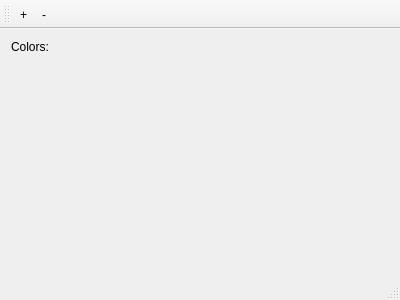
<?xml version="1.0" encoding="UTF-8"?>
<ui version="4.0">
 <class>MainWindow</class>
 <widget class="QMainWindow" name="MainWindow">
  <property name="geometry">
   <rect>
    <x>0</x>
    <y>0</y>
    <width>400</width>
    <height>300</height>
   </rect>
  </property>
  <property name="windowTitle">
   <string>MainWindow</string>
  </property>
  <widget class="QWidget" name="centralWidget">
   <layout class="QVBoxLayout" name="verticalLayout">
    <item>
     <widget class="QLabel" name="label">
      <property name="text">
       <string>Colors:</string>
      </property>
     </widget>
    </item>
    <item>
     <layout class="QVBoxLayout" name="vertLayout"/>
    </item>
    <item>
     <spacer name="verticalSpacer">
      <property name="orientation">
       <enum>Qt::Vertical</enum>
      </property>
      <property name="sizeHint" stdset="0">
       <size>
        <width>20</width>
        <height>40</height>
       </size>
      </property>
     </spacer>
    </item>
   </layout>
  </widget>
  <widget class="QMenuBar" name="menuBar">
   <property name="geometry">
    <rect>
     <x>0</x>
     <y>0</y>
     <width>400</width>
     <height>21</height>
    </rect>
   </property>
  </widget>
  <widget class="QToolBar" name="mainToolBar">
   <attribute name="toolBarArea">
    <enum>TopToolBarArea</enum>
   </attribute>
   <attribute name="toolBarBreak">
    <bool>false</bool>
   </attribute>
   <addaction name="actionAddColor"/>
   <addaction name="actionRemoveLastColor"/>
  </widget>
  <widget class="QStatusBar" name="statusBar"/>
  <action name="actionAddColor">
   <property name="text">
    <string>+</string>
   </property>
  </action>
  <action name="actionRemoveLastColor">
   <property name="text">
    <string>-</string>
   </property>
  </action>
 </widget>
 <layoutdefault spacing="6" margin="11"/>
 <resources/>
 <connections/>
</ui>
